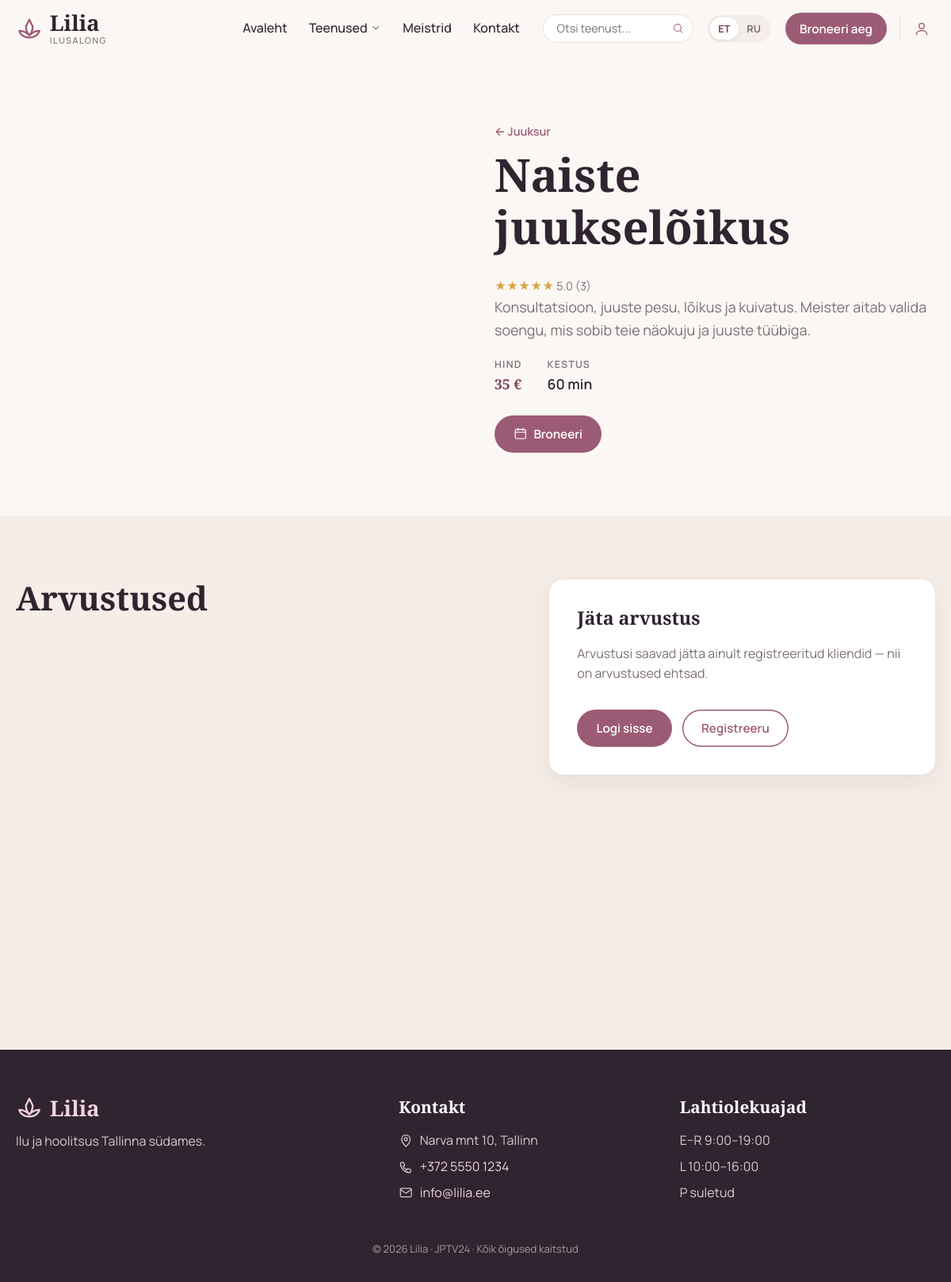
Page /service?id=1 on the committed database.
### tables this page shows
CREATE TABLE services (
    id             INT AUTO_INCREMENT PRIMARY KEY,
    category_id    INT NOT NULL,
    title_et       VARCHAR(150) NOT NULL,
    title_ru       VARCHAR(150) NOT NULL,
    description_et TEXT NOT NULL,
    description_ru TEXT NOT NULL,
    price          DECIMAL(6,2) NOT NULL,
    duration_min   INT NOT NULL,
    picture        VARCHAR(255) NULL,
    is_popular     TINYINT(1) NOT NULL DEFAULT 0,
    created_at     TIMESTAMP NOT NULL DEFAULT CURRENT_TIMESTAMP,
    CONSTRAINT fk_services_category FOREIGN KEY (category_id)
        REFERENCES categories(id) ON DELETE RESTRICT
);

CREATE TABLE categories (
    id         INT AUTO_INCREMENT PRIMARY KEY,
    name_et    VARCHAR(100) NOT NULL,
    name_ru    VARCHAR(100) NOT NULL,
    icon       VARCHAR(30)  NOT NULL DEFAULT 'sparkle',
    sort_order INT NOT NULL DEFAULT 0
);

### controller/Controller.php (called while the page is built, shortened)
<?php
class Controller {
    public static function ServiceByID($id) {
        $service = Service::getServiceByID($id);
        $reviews = Review::getReviewsByServiceID($id);
        include_once 'view/service.php';
    }
    public static function currentPath() {
        $uri = $_SERVER['REQUEST_URI'];
        $last = substr($uri, strrpos(explode('?', $uri)[0], '/') + 1);
        $last = preg_replace('/([?&])lang=[a-z]+&?/', '$1', $last);
        return Auth::safeReturn(rtrim($last, '?&'), '');
    }
}

### route/routing.php (called while the page is built)
<?php
$host = explode('?', $_SERVER['REQUEST_URI'])[0];
$num  = substr_count($host, '/');
$path = explode('/', $host)[$num];
$isPost = $_SERVER['REQUEST_METHOD'] === 'POST';
if ($path == '' OR $path == 'index' OR $path == 'index.php') {
    $response = Controller::StartSite();
}
elseif ($path == 'services') {
    $response = Controller::AllServices();
}
elseif ($path == 'category' and isset($_GET['id'])) {
    $response = Controller::ServicesByCatID($_GET['id']);
}
elseif ($path == 'service' and isset($_GET['id'])) {
    $response = Controller::ServiceByID($_GET['id']);
}
elseif ($path == 'insertreview' and $isPost) {
    $response = Controller::InsertReview();
}
elseif ($path == 'booking') {
    $response = Controller::BookingForm();
}
elseif ($path == 'bookingSave' and $isPost) {
    $response = Controller::BookingSave();
}
elseif ($path == 'bookingDone') {
    $response = Controller::BookingDone();
}
elseif ($path == 'myBookings') {
    $response = Controller::MyBookings();
}
elseif ($path == 'bookingCancel' and $isPost) {
    $response = Controller::BookingCancel();
}
elseif ($path == 'slots' and isset($_GET['master'], $_GET['date'])) {
    $response = Controller::Slots($_GET['master'], $_GET['date']);
}
elseif ($path == 'masters') {
    $response = Controller::Masters();
}
elseif ($path == 'contact') {
    $response = Controller::Contact();
}
elseif ($path == 'search') {
    $response = Controller::Search(isset($_GET['q']) ? $_GET['q'] : '');
}
elseif ($path == 'login') {
    $response = $isPost ? Controller::loginAction() : Controller::loginForm();
}
elseif ($path == 'logout' and $isPost) {
    $response = Controller::logoutAction();
}
elseif ($path == 'registerForm') {
    $response = Controller::registerForm();
}
elseif ($path == 'registerAnswer' and $isPost) {
    $response = Controller::registerUser();
}
else {
    $response = Controller::error404();
}

### index.php (called while the page is built, shortened)
<?php
include_once 'inc/Database.php';
include_once 'inc/Lang.php';
require 'model/Service.php';
require 'model/Review.php';
require 'model/Auth.php';
include_once 'view/Icons.php';
include_once 'view/ViewService.php';
include_once 'view/ViewReview.php';
include_once 'controller/Controller.php';
include_once 'route/routing.php';

### inc/Database.php (called while the page is built, shortened)
<?php
class Database {
    private $conn;
    private $host;
    private $user;
    private $password;
    private $baseName;
    function __construct() {
        $this->host     = getenv('DB_HOST') ?: 'db';
        $this->user     = getenv('DB_USER') ?: 'lilia_app';
        $this->password = getenv('DB_PASSWORD') !== false ? getenv('DB_PASSWORD') : '';
        $this->baseName = getenv('DB_NAME') ?: 'ilusalong';
    }
    function connect() {
        if (!$this->conn) {
            try {
                $this->conn = new PDO(
                    'mysql:host=' . $this->host . ';dbname=' . $this->baseName . ';charset=utf8mb4',
                    $this->user,
                    $this->password,
                    array(PDO::ATTR_ERRMODE => PDO::ERRMODE_EXCEPTION)
                );
            } catch (Exception $e) {
                error_log('DB connection failed: ' . $e->getMessage());
                http_response_code(503);
                die('Andmebaasiga ühendumine ebaõnnestus. Palun proovi hiljem uuesti.');
            }
        }
        return $this->conn;
    }
    function disconnect() {
        $this->conn = null;
    }
    function getOne($query, $params = array()) {
        $stmt = $this->conn->prepare($query);
        $stmt->execute($params);
        return $stmt->fetch(PDO::FETCH_ASSOC);
    }
    function getAll($query, $params = array()) {
        $stmt = $this->conn->prepare($query);
        $stmt->execute($params);
        return $stmt->fetchAll(PDO::FETCH_ASSOC);
    }
}

### model/Service.php (called while the page is built, shortened)
<?php
class Service {
    private static $select = "SELECT s.*, c.name_et AS category_et, c.name_ru AS category_ru, c.icon,
                                     ROUND(AVG(r.rating), 1) AS rating, COUNT(r.id) AS reviews_count
                              FROM services s
                              JOIN categories c ON c.id = s.category_id
                              LEFT JOIN reviews r ON r.service_id = s.id";
    public static function getServiceByID($id) {
        $db = new Database();
        return $db->getOne(self::$select . " WHERE s.id = ? GROUP BY s.id", array((int)$id));
    }
}

### inc/Lang.php (called while the page is built, shortened)
<?php
class Lang {
    private static $lang = self::DEFAULT_LANG;
    private static $strings = array();
    public static function init() {
        self::$lang = isset($_SESSION['lang']) ? $_SESSION['lang'] : self::DEFAULT_LANG;
        self::$strings = require __DIR__ . '/../lang/' . self::$lang . '.php';
    }
    public static function current() {
        return self::$lang;
    }
    public static function t($key) {
        return isset(self::$strings[$key]) ? self::$strings[$key] : $key;
    }
    public static function field($row, $base) {
        $key = $base . '_' . self::$lang;
        if (isset($row[$key]) && $row[$key] !== '') {
            return $row[$key];
        }
        return isset($row[$base . '_' . self::DEFAULT_LANG]) ? $row[$base . '_' . self::DEFAULT_LANG] : '';
    }
    public static function switchUrl($lang) {
        $query = $_GET;
        $query['lang'] = $lang;
        $path = explode('?', $_SERVER['REQUEST_URI'])[0];
        return htmlspecialchars($path . '?' . http_build_query($query));
    }
}
function t($key) {
    return Lang::t($key);
}
function e($value) {
    return htmlspecialchars((string)$value, ENT_QUOTES, 'UTF-8');
}

### view/ViewService.php (called while the page is built, shortened)
<?php
class ViewService {
    public static function Price($price) {
        $p = (float)$price;
        return (floor($p) == $p ? number_format($p, 0) : number_format($p, 2, ',', '')) . ' €';
    }
}

### model/Review.php (called while the page is built, shortened)
<?php
class Review {
    public static function getReviewsByServiceID($id) {
        $db = new Database();
        return $db->getAll("SELECT * FROM reviews WHERE service_id = ? ORDER BY id DESC", array((int)$id));
    }
}

### model/Auth.php (called while the page is built, shortened)
<?php
class Auth {
    public static function user() {
        if (!isset($_SESSION['userId'], $_SESSION['sessionId'])) {
            return null;
        }
        return array(
            'id'     => (int)$_SESSION['userId'],
            'name'   => $_SESSION['name'],
            'email'  => isset($_SESSION['email']) ? $_SESSION['email'] : '',
            'status' => $_SESSION['status'],
        );
    }
    public static function safeReturn($url, $default = './') {
        $url = (string)$url;
        return $url;
    }
}

### view/layout.php (the view, shortened to what this page needs)
<!DOCTYPE html>
<html lang="<?php echo Lang::current(); ?>">
<head>
    <link rel="stylesheet" href="public/css/style.css">
</head>
<body>
    <header class="site-header" id="top">
        <div class="container header-inner">
            <a class="logo" href="./">
                <?php echo Icon::svg('lotus', 'logo-icon'); ?>
                <span>Lilia<small><?php echo Lang::current() == 'et' ? 'ilusalong' : 'салон красоты'; ?></small></span>
            </a>
            <nav class="main-nav" id="main-nav">
                <ul class="topmenu">
                    <li><a href="./"><?php echo e(t('nav_home')); ?></a></li>
                    <li class="has-sub">
                        <a href="services"><?php echo e(t('nav_services')); ?> <?php echo Icon::svg('chevron', 'icon chev'); ?></a>
                    </li>
                    <li><a href="masters"><?php echo e(t('nav_masters')); ?></a></li>
                    <li><a href="contact"><?php echo e(t('nav_contact')); ?></a></li>
                </ul>
                <form class="search-form" action="search" method="GET" role="search">
                    <input type="search" name="q" placeholder="<?php echo e(t('search_placeholder')); ?>"
                           value="<?php echo isset($_GET['q']) ? e($_GET['q']) : ''; ?>" aria-label="<?php echo e(t('search_btn')); ?>">
                    <button type="submit" aria-label="<?php echo e(t('search_btn')); ?>"><?php echo Icon::svg('search'); ?></button>
                </form>
                <div class="lang-switch" aria-label="Language">
                    <?php foreach (Lang::SUPPORTED as $l): ?>
                        <a href="<?php echo Lang::switchUrl($l); ?>" class="<?php echo $l == Lang::current() ? 'active' : ''; ?>" hreflang="<?php echo $l; ?>"><?php echo strtoupper($l); ?></a>
                    <?php endforeach; ?>
                </div>
                <a class="btn btn-nav" href="booking"><?php echo e(t('nav_book')); ?></a>
            </nav>
            <?php $authUser = Auth::user(); ?>
            <div class="account">
                <?php if ($authUser): ?>
                    <a class="account-link" href="myBookings" title="<?php echo e(t('account_menu')); ?>">
                        <?php echo Icon::svg('user'); ?><span><?php echo e($authUser['name']); ?></span>
                    </a>
                    <form method="POST" action="logout" class="logout-form">
                        <?php echo Auth::csrfField(); ?>
                        <button type="submit" class="icon-btn" title="<?php echo e(t('logout')); ?>" aria-label="<?php echo e(t('logout')); ?>"><?php echo Icon::svg('logout'); ?></button>
                    </form>
                <?php else: ?>
                    <a class="account-link" href="login?return=<?php echo urlencode(Controller::currentPath()); ?>">
                        <?php echo Icon::svg('user'); ?><span><?php echo e(t('login')); ?></span>
                    </a>
                <?php endif; ?>
            </div>
        </div>
    </header>
    <main>
        <?php
        if (isset($content)) {
            echo $content;
        }
        ?>
    </main>
    <footer class="site-footer">
        <div class="container footer-grid">
            <div>
                <a class="logo logo-light" href="./"><?php echo Icon::svg('lotus', 'logo-icon'); ?><span>Lilia</span></a>
                <p><?php echo e(t('footer_text')); ?></p>
            </div>
            <div>
                <h4><?php echo e(t('nav_contact')); ?></h4>
                <p><?php echo Icon::svg('pin'); ?> <?php echo e(t('address_value')); ?></p>
                <p><?php echo Icon::svg('phone'); ?> <a href="tel:+37255501234">+372 5550 1234</a></p>
                <p><?php echo Icon::svg('mail'); ?> <a href="mailto:info@lilia.ee">info@lilia.ee</a></p>
            </div>
            <div>
                <h4><?php echo e(t('hours')); ?></h4>
                <p><?php echo e(t('hours_weekdays')); ?></p>
                <p><?php echo e(t('hours_saturday')); ?></p>
                <p><?php echo e(t('hours_sunday')); ?></p>
            </div>
        </div>
        <p class="copyright">&copy; <?php echo date('Y'); ?> Lilia · JPTV24 · <?php echo e(t('rights')); ?></p>
    </footer>
</body>
</html>

### view/service.php (shortened to what this page needs)
<section class="section">
    <div class="container service-detail">
        <div class="detail-info">
            <a class="back-link" href="category?id=<?php echo (int)$service['category_id']; ?>">← <?php echo e(Lang::field($service, 'category')); ?></a>
            <h1><?php echo e(Lang::field($service, 'title')); ?></h1>
            <?php if ((int)$service['reviews_count'] > 0): ?>
                <a href="#reviews" class="card-rating"><?php echo Icon::stars($service['rating']); ?> <?php echo e($service['rating']); ?> (<?php echo (int)$service['reviews_count']; ?>)</a>
            <?php endif; ?>
            <p class="lead"><?php echo nl2br(e(Lang::field($service, 'description'))); ?></p>
            <dl class="facts">
                <div><dt><?php echo e(t('price')); ?></dt><dd class="price"><?php echo ViewService::Price($service['price']); ?></dd></div>
                <div><dt><?php echo e(t('duration')); ?></dt><dd><?php echo (int)$service['duration_min']; ?> <?php echo e(t('min')); ?></dd></div>
            </dl>
            <a class="btn" href="booking?service=<?php echo (int)$service['id']; ?>"><?php echo Icon::svg('calendar'); ?> <?php echo e(t('book_now')); ?></a>
        </div>
    </div>
</section>
<section class="section section-soft" id="reviews">
    <div class="container reviews-layout">
        <div>
            <h2><?php echo e(t('reviews_title')); ?></h2>
            <?php echo ViewReview::ReviewsByService($reviews); ?>
        </div>
        <?php echo ViewReview::ReviewForm($service['id']); ?>
    </div>
</section>
<?php
$content = ob_get_clean();
include_once 'view/layout.php';

### rows in the picture
services: category.name_et "Juuksur", title_et "Naiste juukselõikus", description_et "Konsultatsioon, juuste pesu, lõikus ja kuivatus. Meister aitab valida soengu, mis sobib teie näokuju ja juuste tüübiga.", price "35 €", duration_min "60"

### other values in the picture
t('nav_home') "Avaleht"
t('nav_services') "Teenused"
t('nav_masters') "Meistrid"
t('nav_contact') "Kontakt"
$l "ET"
$l "RU"
t('nav_book') "Broneeri aeg"
$service['rating'] "5.0"
$service['reviews_count'] "3"
t('price') "HIND"
t('duration') "KESTUS"
t('min') "min"
t('book_now') "Broneeri"
t('reviews_title') "Arvustused"
t('review_form_title') "Jäta arvustus"
